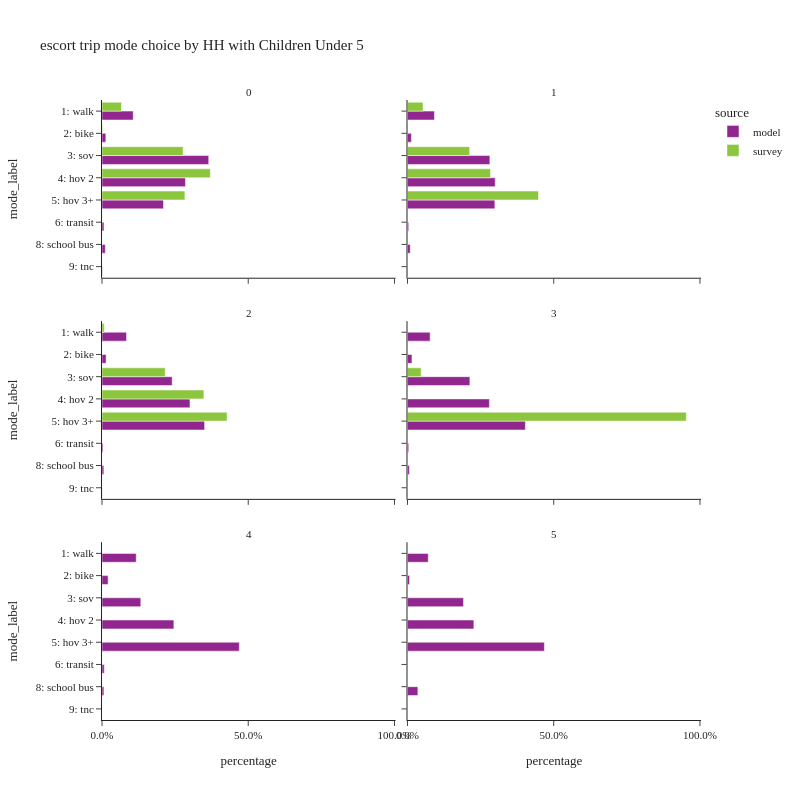

The cell this chart's notebook holds for it:
### Code cell
plot_mode_choice(es_trip,
                 "hhcu5",
                 {"mode_label":util.mode_cat.values()},
                 "HH with Children Under 5",2,800)

### Figure 1 — Plotly figure (JSON) as saved in the notebook; plotly's stock layout.template omitted (floating-point values rounded to 4 significant figures)
{"data": [{"alignmentgroup": "True", "customdata": [[126700], [15504], [432965], [338459], [249540], [8023], [13453], [1739]], "hovertemplate": "source=model<br>hhcu5=0<br>percentage=%{x}<br>mode_label=%{y}<br>sample count=%{customdata[0]}<extra></extra>", "legendgroup": "model", "marker": {"color": "#91268F", "pattern": {"shape": ""}}, "name": "model", "offsetgroup": "model", "orientation": "h", "showlegend": true, "textposition": "auto", "type": "bar", "x": [0.1068, 0.01307, 0.3649, 0.2853, 0.2103, 0.006763, 0.01134, 0.001466], "xaxis": "x5", "y": ["1: walk", "2: bike", "3: sov", "4: hov 2", "5: hov 3+", "6: transit", "8: school bus", "9: tnc"], "yaxis": "y5"}, {"alignmentgroup": "True", "customdata": [[33027], [4788], [100918], [107462], [107089], [1475], [3381], [280]], "hovertemplate": "source=model<br>hhcu5=1<br>percentage=%{x}<br>mode_label=%{y}<br>sample count=%{customdata[0]}<extra></extra>", "legendgroup": "model", "marker": {"color": "#91268F", "pattern": {"shape": ""}}, "name": "model", "offsetgroup": "model", "orientation": "h", "showlegend": false, "textposition": "auto", "type": "bar", "x": [0.09215, 0.01336, 0.2816, 0.2998, 0.2988, 0.004115, 0.009433, 0.0007812], "xaxis": "x6", "y": ["1: walk", "2: bike", "3: sov", "4: hov 2", "5: hov 3+", "6: transit", "8: school bus", "9: tnc"], "yaxis": "y6"}, {"alignmentgroup": "True", "customdata": [[9102], [1529], [26028], [32629], [38076], [377], [684], [68]], "hovertemplate": "source=model<br>hhcu5=2<br>percentage=%{x}<br>mode_label=%{y}<br>sample count=%{customdata[0]}<extra></extra>", "legendgroup": "model", "marker": {"color": "#91268F", "pattern": {"shape": ""}}, "name": "model", "offsetgroup": "model", "orientation": "h", "showlegend": false, "textposition": "auto", "type": "bar", "x": [0.08389, 0.01409, 0.2399, 0.3007, 0.351, 0.003475, 0.006305, 0.0006268], "xaxis": "x3", "y": ["1: walk", "2: bike", "3: sov", "4: hov 2", "5: hov 3+", "6: transit", "8: school bus", "9: tnc"], "yaxis": "y3"}, {"alignmentgroup": "True", "customdata": [[830], [164], [2289], [3005], [4325], [44], [69], [4]], "hovertemplate": "source=model<br>hhcu5=3<br>percentage=%{x}<br>mode_label=%{y}<br>sample count=%{customdata[0]}<extra></extra>", "legendgroup": "model", "marker": {"color": "#91268F", "pattern": {"shape": ""}}, "name": "model", "offsetgroup": "model", "orientation": "h", "showlegend": false, "textposition": "auto", "type": "bar", "x": [0.07735, 0.01528, 0.2133, 0.2801, 0.4031, 0.004101, 0.006431, 0.0003728], "xaxis": "x4", "y": ["1: walk", "2: bike", "3: sov", "4: hov 2", "5: hov 3+", "6: transit", "8: school bus", "9: tnc"], "yaxis": "y4"}, {"alignmentgroup": "True", "customdata": [[90], [16], [102], [189], [361], [6], [5]], "hovertemplate": "source=model<br>hhcu5=4<br>percentage=%{x}<br>mode_label=%{y}<br>sample count=%{customdata[0]}<extra></extra>", "legendgroup": "model", "marker": {"color": "#91268F", "pattern": {"shape": ""}}, "name": "model", "offsetgroup": "model", "orientation": "h", "showlegend": false, "textposition": "auto", "type": "bar", "x": [0.117, 0.02081, 0.1326, 0.2458, 0.4694, 0.007802, 0.006502], "xaxis": "x", "y": ["1: walk", "2: bike", "3: sov", "4: hov 2", "5: hov 3+", "6: transit", "8: school bus"], "yaxis": "y"}, {"alignmentgroup": "True", "customdata": [[10], [1], [27], [32], [66], [5]], "hovertemplate": "source=model<br>hhcu5=5<br>percentage=%{x}<br>mode_label=%{y}<br>sample count=%{customdata[0]}<extra></extra>", "legendgroup": "model", "marker": {"color": "#91268F", "pattern": {"shape": ""}}, "name": "model", "offsetgroup": "model", "orientation": "h", "showlegend": false, "textposition": "auto", "type": "bar", "x": [0.07092, 0.007092, 0.1915, 0.227, 0.4681, 0.03546], "xaxis": "x2", "y": ["1: walk", "2: bike", "3: sov", "4: hov 2", "5: hov 3+", "8: school bus"], "yaxis": "y2"}, {"alignmentgroup": "True", "customdata": [[88], [12], [295], [395], [211], [4], [2]], "hovertemplate": "source=survey<br>hhcu5=0<br>percentage=%{x}<br>mode_label=%{y}<br>sample count=%{customdata[0]}<extra></extra>", "legendgroup": "survey", "marker": {"color": "#8CC63E", "pattern": {"shape": ""}}, "name": "survey", "offsetgroup": "survey", "orientation": "h", "showlegend": true, "textposition": "auto", "type": "bar", "x": [0.06658, 0.002078, 0.2772, 0.3703, 0.2835, 0.0002343, 4.96e-05], "xaxis": "x5", "y": ["1: walk", "2: bike", "3: sov", "4: hov 2", "5: hov 3+", "6: transit", "8: school bus"], "yaxis": "y5"}, {"alignmentgroup": "True", "customdata": [[42], [12], [54], [88], [127], [1], [1]], "hovertemplate": "source=survey<br>hhcu5=1<br>percentage=%{x}<br>mode_label=%{y}<br>sample count=%{customdata[0]}<extra></extra>", "legendgroup": "survey", "marker": {"color": "#8CC63E", "pattern": {"shape": ""}}, "name": "survey", "offsetgroup": "survey", "orientation": "h", "showlegend": false, "textposition": "auto", "type": "bar", "x": [0.05321, 0.001616, 0.2123, 0.2838, 0.448, 0.0005467, 0.0004735], "xaxis": "x6", "y": ["1: walk", "2: bike", "3: sov", "4: hov 2", "5: hov 3+", "6: transit", "8: school bus"], "yaxis": "y6"}, {"alignmentgroup": "True", "customdata": [[8], [8], [27], [53]], "hovertemplate": "source=survey<br>hhcu5=2<br>percentage=%{x}<br>mode_label=%{y}<br>sample count=%{customdata[0]}<extra></extra>", "legendgroup": "survey", "marker": {"color": "#8CC63E", "pattern": {"shape": ""}}, "name": "survey", "offsetgroup": "survey", "orientation": "h", "showlegend": false, "textposition": "auto", "type": "bar", "x": [0.007767, 0.2161, 0.3484, 0.4277], "xaxis": "x3", "y": ["1: walk", "3: sov", "4: hov 2", "5: hov 3+"], "yaxis": "y3"}, {"alignmentgroup": "True", "customdata": [[1], [22]], "hovertemplate": "source=survey<br>hhcu5=3<br>percentage=%{x}<br>mode_label=%{y}<br>sample count=%{customdata[0]}<extra></extra>", "legendgroup": "survey", "marker": {"color": "#8CC63E", "pattern": {"shape": ""}}, "name": "survey", "offsetgroup": "survey", "orientation": "h", "showlegend": false, "textposition": "auto", "type": "bar", "x": [0.04661, 0.9534], "xaxis": "x4", "y": ["3: sov", "5: hov 3+"], "yaxis": "y4"}], "layout": {"annotations": [{"font": {}, "showarrow": false, "text": "4", "x": 0.245, "xanchor": "center", "xref": "paper", "y": 0.2867, "yanchor": "bottom", "yref": "paper"}, {"font": {}, "showarrow": false, "text": "5", "x": 0.755, "xanchor": "center", "xref": "paper", "y": 0.2867, "yanchor": "bottom", "yref": "paper"}, {"font": {}, "showarrow": false, "text": "2", "x": 0.245, "xanchor": "center", "xref": "paper", "y": 0.6433, "yanchor": "bottom", "yref": "paper"}, {"font": {}, "showarrow": false, "text": "3", "x": 0.755, "xanchor": "center", "xref": "paper", "y": 0.6433, "yanchor": "bottom", "yref": "paper"}, {"font": {}, "showarrow": false, "text": "0", "x": 0.245, "xanchor": "center", "xref": "paper", "y": 1.0, "yanchor": "bottom", "yref": "paper"}, {"font": {}, "showarrow": false, "text": "1", "x": 0.755, "xanchor": "center", "xref": "paper", "y": 1.0, "yanchor": "bottom", "yref": "paper"}], "barmode": "group", "height": 800, "legend": {"title": {"text": "source"}, "tracegroupgap": 0}, "title": {"text": "escort trip mode choice by HH with Children Under 5"}, "width": 800, "xaxis": {"anchor": "y", "domain": [0, 0.49], "tickformat": ".1%", "title": {"text": "percentage"}}, "xaxis2": {"anchor": "y2", "domain": [0.51, 1], "matches": "x", "tickformat": ".1%", "title": {"text": "percentage"}}, "xaxis3": {"anchor": "y3", "domain": [0, 0.49], "matches": "x", "showticklabels": false, "tickformat": ".1%"}, "xaxis4": {"anchor": "y4", "domain": [0.51, 1], "matches": "x", "showticklabels": false, "tickformat": ".1%"}, "xaxis5": {"anchor": "y5", "domain": [0, 0.49], "matches": "x", "showticklabels": false, "tickformat": ".1%"}, "xaxis6": {"anchor": "y6", "domain": [0.51, 1], "matches": "x", "showticklabels": false, "tickformat": ".1%"}, "yaxis": {"anchor": "x", "categoryarray": ["9: tnc", "8: school bus", "6: transit", "5: hov 3+", "4: hov 2", "3: sov", "2: bike", "1: walk"], "categoryorder": "array", "domain": [0, 0.2867], "title": {"text": "mode_label"}}, "yaxis2": {"anchor": "x2", "domain": [0, 0.2867], "matches": "y", "showticklabels": false}, "yaxis3": {"anchor": "x3", "categoryarray": ["9: tnc", "8: school bus", "6: transit", "5: hov 3+", "4: hov 2", "3: sov", "2: bike", "1: walk"], "categoryorder": "array", "domain": [0.3567, 0.6433], "matches": "y", "title": {"text": "mode_label"}}, "yaxis4": {"anchor": "x4", "domain": [0.3567, 0.6433], "matches": "y", "showticklabels": false}, "yaxis5": {"anchor": "x5", "categoryarray": ["9: tnc", "8: school bus", "6: transit", "5: hov 3+", "4: hov 2", "3: sov", "2: bike", "1: walk"], "categoryorder": "array", "domain": [0.7133, 1.0], "matches": "y", "title": {"text": "mode_label"}}, "yaxis6": {"anchor": "x6", "domain": [0.7133, 1.0], "matches": "y", "showticklabels": false}}}
